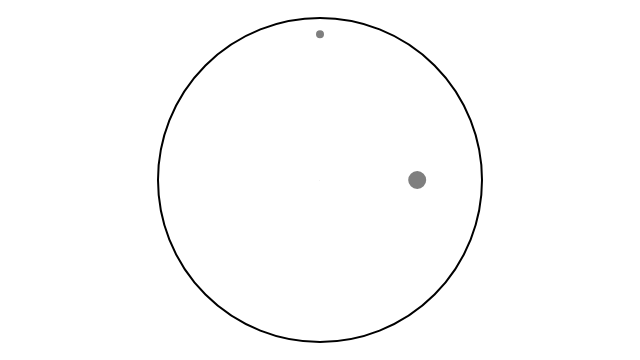
Frame 1 (no input)
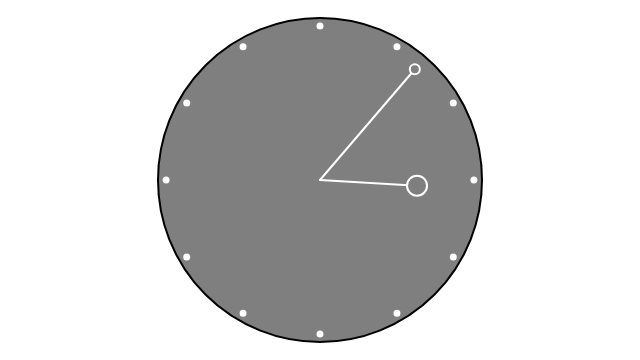
Frame 60 (no input)
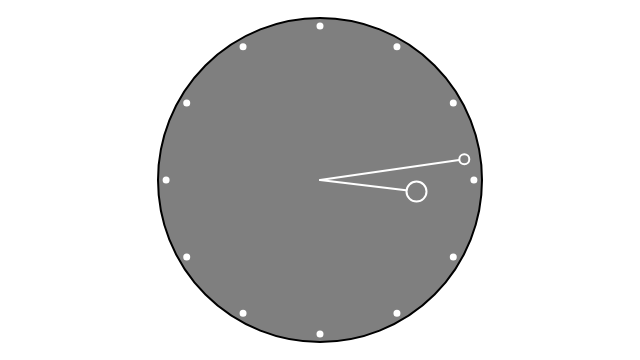
Frame 120 (the mouse pressed at the canvas centre since frame 60)

The p5.js sketch that drew these frames (run headless with seeded random() and noise() and a simulated clock; from frame 60 on, the mouse is pressed at the canvas centre):

// p5.js sketch
// ── sketch.js
let r;
let thetaL;//長針角度
let thetaS;//短針角度

function setup() {
  createCanvas(640, 360);
  r = height * 0.45;
  thetaL = PI + HALF_PI;
  thetaS = 0;
}

function draw() {
  background(255);
  translate(width / 2, height / 2);

  //長針座標
  let xL = r * cos(thetaL);
  let yL = r * sin(thetaL);
  //短針座標
  let xS = r * cos(thetaS);
  let yS = r * sin(thetaS);

  //外側
  stroke(0);
  strokeWeight(2);
  circle(0,0,r*2);
  point(0,0);

  //目盛り
  var num = 12;
  for(var i=0; i<num; i++){
    let r1 = r*0.95;
    var angle = i * (360/num) - 90;
    var radian = angle * Math.PI /180;
    fill(255);
    stroke(255);
    circle(r1*cos(radian), r1*sin(radian),5);
  }

  ellipseMode(CENTER);
  fill(127);
  stroke(255);
  strokeWeight(2);

  //長針
  line(0, 0, xL*0.9, yL*0.9);
  ellipse(xL*0.9, yL*0.9, 10, 10);
  //短針
  line(0, 0, xS*0.6, yS*0.6);
  ellipse(xS*0.6, yS*0.6, 20, 20);

  thetaL += 0.012;
  thetaS += 0.001;
}
